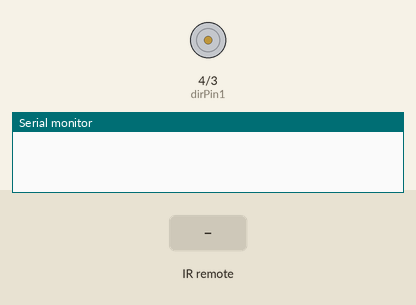
A sketch run on a simulated Arduino Uno, built with avr-gcc and run on an emulated ATmega328P. Parts: motor-driver pin pairs drawn as motors (green arrow = first pin HIGH = forward, orange = second pin HIGH = backward, longer = more drive, scaled by the enable pin), the last lines printed to the serial monitor. The inputs (shaded band) are chosen by the test bench.

Above: at 1.2 s.
1.3 s: infrared code 0xFFA25D received
3.0 s: infrared code 0xFF22DD received
At 4.0 s:
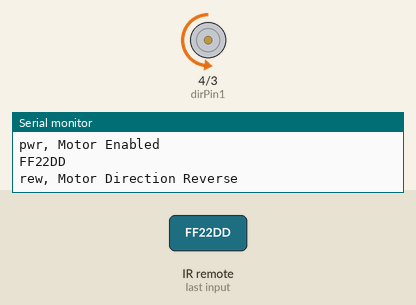
4.7 s: infrared code 0xFFE21D received
At 5.3 s:
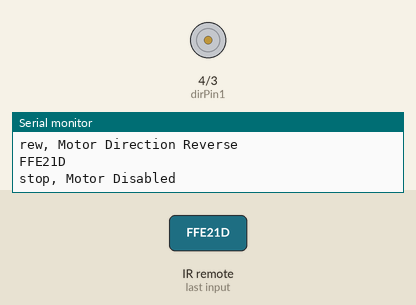
Timing chart, 0 to 7.7 s (numbered marks = the images above; inputs shaded):
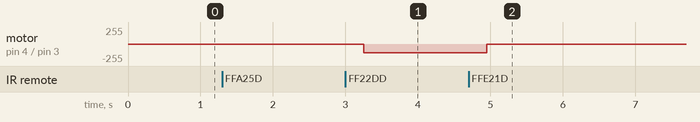

Measured:
- after the input at 3.0 s, motor on pin 4 (dirPin1) / pin 3 (dirPin2): stopped → backward 130/255 after 0.25 s
- after the input at 4.7 s, motor on pin 4 (dirPin1) / pin 3 (dirPin2): backward 130/255 → stopped after 0.25 s

The sketch:

IR_Motor.ino
```cpp
#include <IRremote.h>
int irPin = 10;
IRrecv IR(irPin);
decode_results cmd;
String command = "";
int dly = 250;
int speedPin = 5, dirPin1 = 4, dirPin2 = 3;
int speedVal = 130, speedIncrement = 25, disabledSpeedVal = 0;;
boolean motorEnabled = false;
void setup() {
  // put your setup code here, to run once:
  Serial.begin(9600);
  IR.enableIRIn();
  pinMode(speedPin, OUTPUT);
  pinMode(dirPin1, OUTPUT);
  pinMode(dirPin2, OUTPUT);
}

void loop() {
  // put your main code here, to run repeatedly:
  while (IR.decode(&cmd) == 0) {

  }
  delay(dly);
  Serial.println(cmd.value, HEX);
  IR.resume();
  if (cmd.value == 0xFFA25D) {
    command = "pwr";
    Serial.print(command);
    Serial.println(", Motor Enabled");
    motorEnabled = true;

  }
  if (cmd.value == 0xFF629D && motorEnabled == true && speedVal <= 255) {
    command = "vol+";
    speedVal += speedIncrement;
    Serial.print(command);
    Serial.print(", Speed Increased, Speed = ");
    Serial.println(speedVal);
  }
  if (cmd.value == 0xFFE21D) {
    command = "stop";
    Serial.print(command);
    Serial.println(", Motor Disabled");
    motorEnabled = false;
    analogWrite(speedPin, disabledSpeedVal);
  }
  if (cmd.value == 0xFF22DD && motorEnabled == true) {
    command = "rew";
    Serial.print(command);
    Serial.println(", Motor Direction Reverse");
    digitalWrite(dirPin1, LOW);
    digitalWrite(dirPin2, HIGH);
  }
  if (cmd.value == 0xFFC23D && motorEnabled == true) {
    command = "FF";
    Serial.print(command);
    Serial.println(", Motor Direction Normal");
    digitalWrite(dirPin1, HIGH);
    digitalWrite(dirPin2, LOW);
  }
  if (cmd.value == 0xFFA857 && motorEnabled == true && speedVal >= 0) {
    command = "vol-";
    speedVal -= speedIncrement;
    Serial.print(command);
    Serial.print(", Speed Decreased, Speed = ");
    Serial.print(speedVal);

  }
  if (motorEnabled == true) {
    analogWrite(speedPin, speedVal);
  }
  if (speedVal > 255) {
    speedVal = 255;
  }
  if (speedVal < 0) {
    speedVal = 0;
  }
}
```
